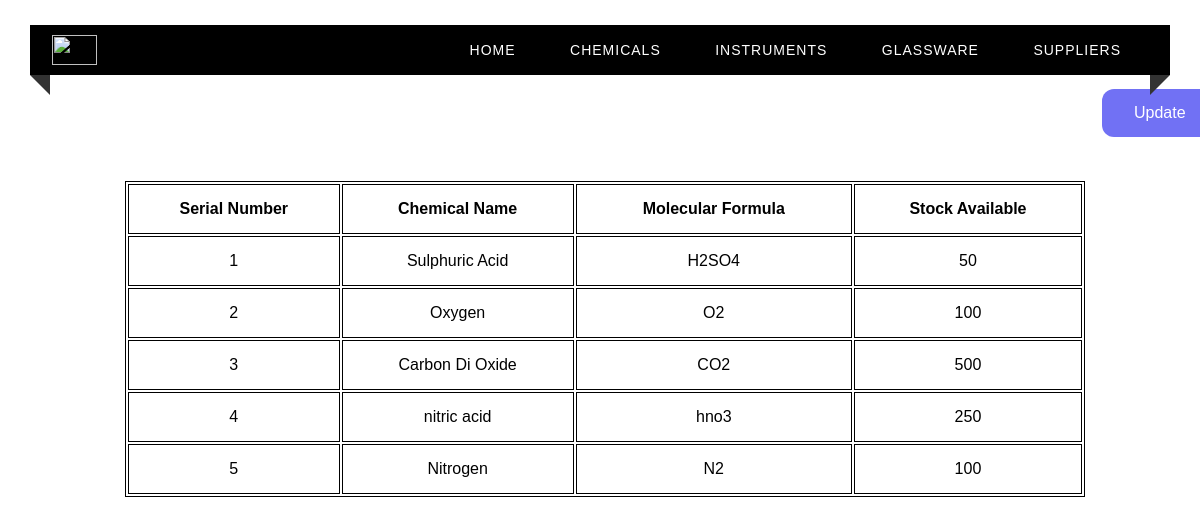
Before: /chemicals with the older database file.
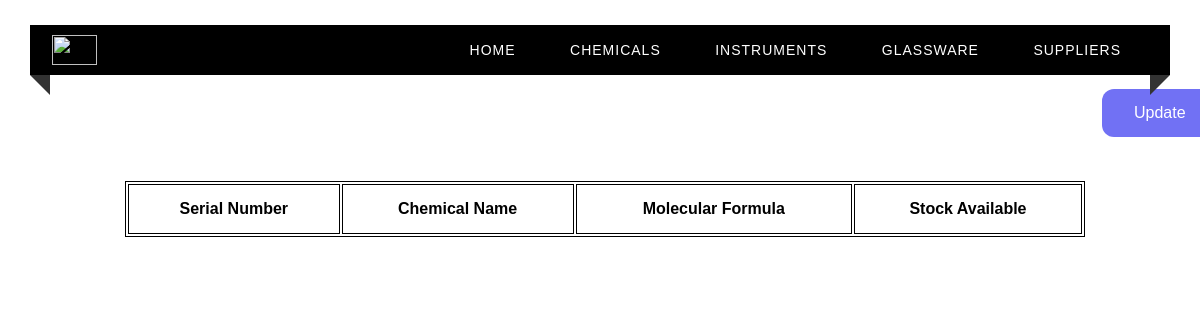
After: the same page with the newer database file.
### tables this page shows
CREATE TABLE CHEMICALS(
    Sno INTEGER(4)  UNIQUE,
    Chem_Name VARCHAR(50) PRIMARY KEY,
    Molecular_Formula VARCHAR(20),
    Stock_Available DECIMAL(9,3) NOT NULL
);

### app.py (the view)
@app.route("/chemicals")
def chemicals() :
    c = get_db()
    cur = c.cursor()
    cur.execute("SELECT * from CHEMICALS")
    return render_template("chemicals.html", test = cur.fetchall())

### app.py (called while the page is built)
def get_db():
    db = getattr(g, '_database', None)
    if db is None:
        db = g._database = sqlite3.connect(DATABASE)
    return db

@app.teardown_appcontext
def close_connection(exception):
    db = getattr(g, '_database', None)
    if db is not None:
        db.close()

### templates/chemicals.html (shortened to what this page needs)
<html>
<head>
    <link rel="stylesheet" type="text/css" href="../static/home.css">
</head>
<body>
<div class="custom-padding">
        <nav>
            <div class="logo"><img src = "../static/nieLogo.png" width = "45px", height = "30px"></div>
            <ul class="menu-area">
                <li><a href="/">Home</a></li>
                <li><a href="/chemicals">Chemicals</a></li>
                <li><a href="/instruments">Instruments</a></li>
                <li><a href="/glassware">Glassware</a></li>
                <li><a href="/suppliers">Suppliers</a></li>
            </ul>
        </nav>
        <a href="/login" class="button">Update</a>
        <div class="tab">
          <table align="center" style="margin-left : 125px; margin-top : 50px;">
              <th>Serial Number</th>
              <th>Chemical Name </th>
              <th>Molecular Formula</th>
              <th>Stock Available</th>
            {% for row in test %}
            <tr>
                <td> {{ row[0] }}</td>
                <td> {{ row[1] }}</td>
                <td> {{ row[2] }}</td>
                <td> {{ row[3] }}</td>
            </tr>
            {% endfor %}
          </table>
        </div>
    </div>
</body>
</html>

### static/home.css (style rules this page uses)
* { margin: 0; padding: 0; outline: 0; box-sizing: border-box; }
body { background-image: url(books4.png) no-repeat center fixed; background-size: cover; background-position: center; }
.menu-area li a { text-decoration: none; }
.menu-area li { list-style-type: none; }
.custom-padding { padding-top: 25px; }
nav { position: relative; width: calc(100% - 60px); margin: 0 auto; padding: 10px 0; background: #000000; z-index: 1; text-align: right; padding-right: 2%; font-family: sans-serif; }
.logo { width: 15%; float: left; text-transform: uppercase; color: #fff; font-size: 25px; text-align: left; padding-left: 2%; }
.menu-area li { display: inline-block; }
.menu-area a { color: #fff; font-weight: 300; letter-spacing: 1px; text-transform: uppercase; display: block; padding: 0 25px; font-size: 14px; line-height: 30px; position: relative; z-index: 1; }
nav:before { position: absolute; content: ''; border-top: 10px solid #333; border-right: 10px solid #333; border-left: 10px solid transparent; border-bottom: 10px solid transparent; top: 100%; left: 0; }
nav:after { position: absolute; content: ''; border-top: 10px solid #333; border-left: 10px solid #333; border-right: 10px solid transparent; border-bottom: 10px solid transparent; top: 100%; right: 0; }
body { margin: 0; padding: 0; background: url(books3.jpg) no-repeat center fixed; background-size: cover; background-position: center; font-family: sans-serif; }

### templates/chemicals.html (style rules this page uses)
.button { background-color: #7171F4; border: none; color: white; padding: 15px 32px; text-align: center; text-decoration: none; display: inline-block; font-size: 16px; margin: 4px 2px; cursor: pointer; border-radius: 12px; position: relative; left: 1100px; top: 10px; }
table { width: 80%; border: 1px solid black; }
th,td { height: 50px; border: 1px solid black; text-align: center; }

Changed rows visible on the page:
removed CHEMICALS: Sno "1", Chem_Name "Sulphuric Acid", Molecular_Formula "H2SO4", Stock_Available "50"
removed CHEMICALS: Sno "2", Chem_Name "Oxygen", Molecular_Formula "O2", Stock_Available "100"
removed CHEMICALS: Sno "3", Chem_Name "Carbon Di Oxide", Molecular_Formula "CO2", Stock_Available "500"
removed CHEMICALS: Sno "4", Chem_Name "nitric acid", Molecular_Formula "hno3", Stock_Available "250"
removed CHEMICALS: Sno "5", Chem_Name "Nitrogen", Molecular_Formula "N2", Stock_Available "100"
